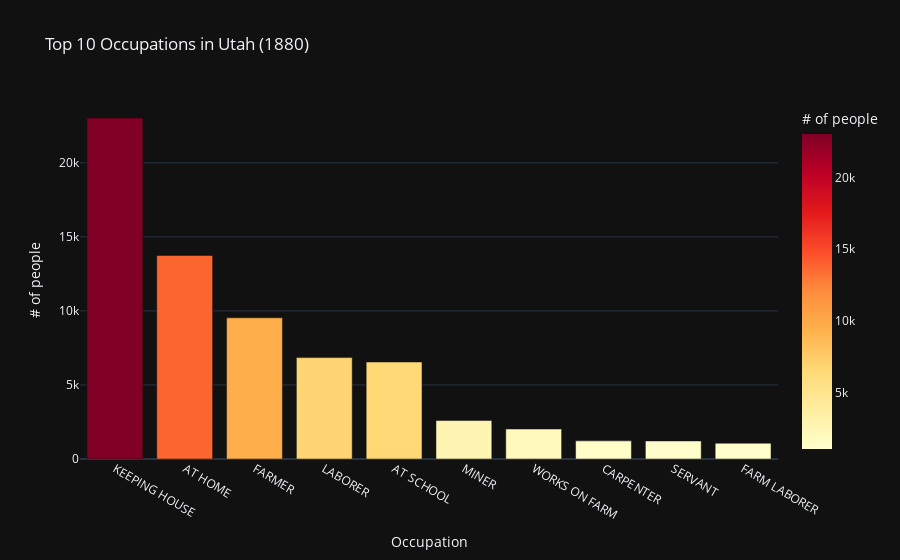

The notebook cell saved with this chart:
### Code cell
fig = px.bar(
    top_occupations,
    x='occupation',
    y='count',
    title='Top 10 Occupations in Utah (1880)',
    labels={'occupation': 'Occupation', 'count': '# of people'},
    color='count',                     # Color bars by population
    color_continuous_scale='YlOrRd',  # Use a reversed color scale
    template='plotly_dark'      # Use a clean white template
)

fig.show()

### Figure 1 — Plotly figure (JSON) as saved in the notebook; plotly's stock layout.template omitted (floating-point values rounded to 4 significant figures)
{"data": [{"alignmentgroup": "True", "hovertemplate": "Occupation=%{x}<br># of people=%{marker.color}<extra></extra>", "legendgroup": "", "marker": {"color": [23031, 13743, 9535, 6846, 6549, 2596, 2026, 1225, 1219, 1065], "coloraxis": "coloraxis", "pattern": {"shape": ""}}, "name": "", "offsetgroup": "", "orientation": "v", "showlegend": false, "textposition": "auto", "type": "bar", "x": ["KEEPING HOUSE", "AT HOME", "FARMER", "LABORER", "AT SCHOOL", "MINER", "WORKS ON FARM", "CARPENTER", "SERVANT", "FARM LABORER"], "xaxis": "x", "y": [23031, 13743, 9535, 6846, 6549, 2596, 2026, 1225, 1219, 1065], "yaxis": "y"}], "layout": {"autosize": true, "barmode": "relative", "coloraxis": {"colorbar": {"title": {"text": "# of people"}}, "colorscale": [[0, "rgb(255,255,204)"], [0.125, "rgb(255,237,160)"], [0.25, "rgb(254,217,118)"], [0.375, "rgb(254,178,76)"], [0.5, "rgb(253,141,60)"], [0.625, "rgb(252,78,42)"], [0.75, "rgb(227,26,28)"], [0.875, "rgb(189,0,38)"], [1, "rgb(128,0,38)"]]}, "legend": {"tracegroupgap": 0}, "title": {"text": "Top 10 Occupations in Utah (1880)"}, "xaxis": {"anchor": "y", "autorange": true, "domain": [0, 1], "range": [-0.5, 9.5], "title": {"text": "Occupation"}, "type": "category"}, "yaxis": {"anchor": "x", "autorange": true, "domain": [0, 1], "range": [0, 24240.0], "title": {"text": "# of people"}, "type": "linear"}}}
